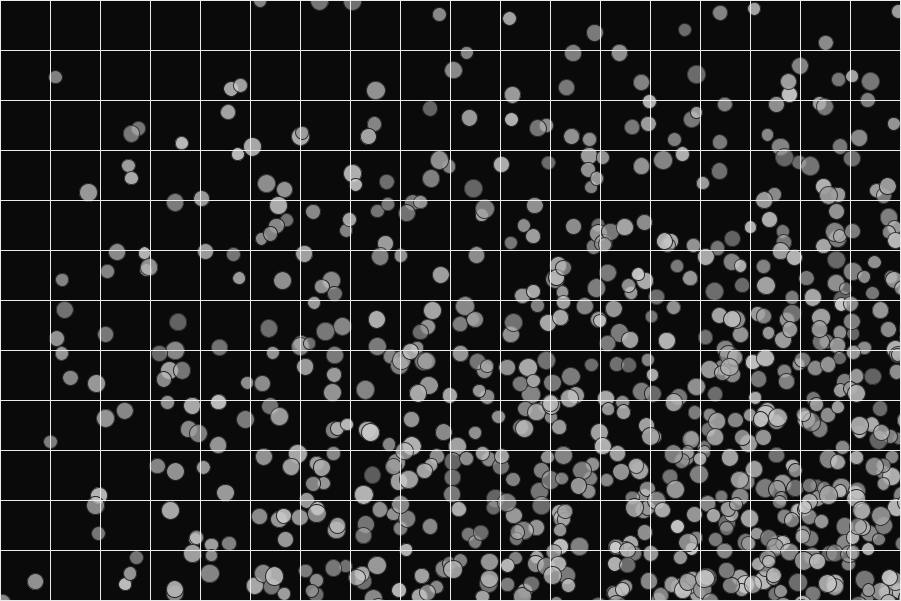
Frame 1 (no input)
Frame 60 (the mouse pressed at the canvas centre just before this capture): identical to frame 1, image omitted
Frame 120 (the mouse held since frame 60 and released just before this capture): identical to frame 1, image omitted

The Processing sketch that drew this single still picture (run headless with seeded random() and noise(); from frame 60 on, the mouse is pressed at the canvas centre):

// Processing sketch: processing_138736
// ── processing_138736.pde

float i=0, j=0;
float biggness=50;
float frames2=0;
//float[] randoms = new float[500];
float k=0;
float ran;
void setup(){
//  background(20);
  size(901,601);
  background(10);
/*  for(i=0;i<500;i++){ //x
    randoms[i]=random(360);
    
  } */
}

void draw(){

  frames2++;
  if(frames2>=360){
    frames2=0;
  }
  if(frames2%120==1){
    background(10);
    for(j=0;j<height/biggness;j+=1){ //y
      for(i=0;i<width/biggness;i+=1){ //x
        while(k<=j){
          if((i+1)>=random(width/biggness)){
            stroke(random(30)+30);
            fill(random(55)+150,150+random(95));
            ran=random(biggness/8);
            ellipse(i*biggness+random(biggness),j*biggness+random(biggness),biggness/4+ran,biggness/4+ran);
          }
          k++;
        }
        k=0;
      } 
    }
  }
  noFill();
  stroke(235);
  for(j=0;j<height/biggness;j+=1){ //y
    for(i=0;i<width/biggness;i+=1){ //x
      rect(i*biggness,j*biggness,biggness,biggness);
    }
  }
  /*
  if(frames2%20==1){
    i=0;
    j=0;
    fill(235,100);
    ellipse(i*biggness+random(biggness),j*biggness+random(biggness),biggness/4+ran,biggness/4+ran);
  }
  */
}
